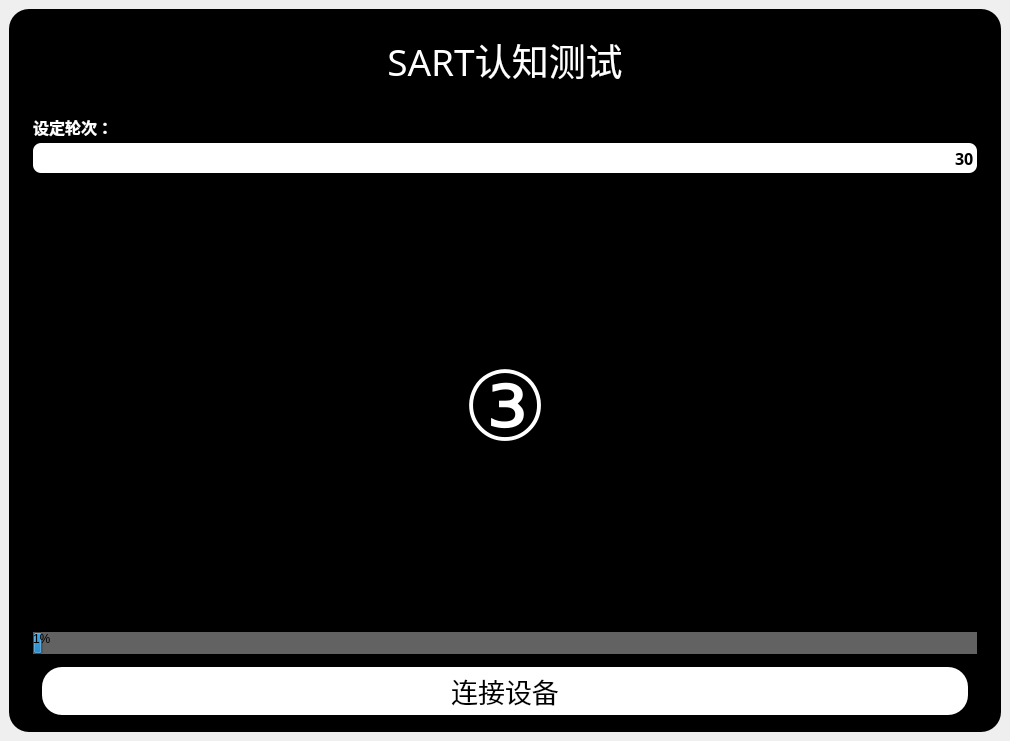
<?xml version="1.0" encoding="UTF-8"?>
<ui version="4.0">
 <class>MainWindow</class>
 <widget class="QMainWindow" name="MainWindow">
  <property name="geometry">
   <rect>
    <x>0</x>
    <y>0</y>
    <width>1010</width>
    <height>741</height>
   </rect>
  </property>
  <property name="windowTitle">
   <string>MainWindow</string>
  </property>
  <property name="styleSheet">
   <string notr="true">border-radius:10px </string>
  </property>
  <widget class="QWidget" name="centralwidget">
   <property name="styleSheet">
    <string notr="true">border-radius:20px </string>
   </property>
   <layout class="QHBoxLayout" name="horizontalLayout">
    <property name="spacing">
     <number>0</number>
    </property>
    <property name="leftMargin">
     <number>0</number>
    </property>
    <property name="topMargin">
     <number>0</number>
    </property>
    <property name="rightMargin">
     <number>0</number>
    </property>
    <property name="bottomMargin">
     <number>0</number>
    </property>
    <item>
     <widget class="QFrame" name="frame_6">
      <property name="styleSheet">
       <string notr="true"/>
      </property>
      <property name="frameShape">
       <enum>QFrame::StyledPanel</enum>
      </property>
      <property name="frameShadow">
       <enum>QFrame::Raised</enum>
      </property>
      <layout class="QGridLayout" name="gridLayout">
       <item row="0" column="0">
        <widget class="QFrame" name="frame_4">
         <property name="styleSheet">
          <string notr="true">background-color: rgb(0, 0, 0);


</string>
         </property>
         <property name="frameShape">
          <enum>QFrame::StyledPanel</enum>
         </property>
         <property name="frameShadow">
          <enum>QFrame::Raised</enum>
         </property>
         <layout class="QVBoxLayout" name="verticalLayout_7" stretch="0,0,0,0,0,0">
          <property name="spacing">
           <number>4</number>
          </property>
          <property name="leftMargin">
           <number>24</number>
          </property>
          <property name="topMargin">
           <number>24</number>
          </property>
          <property name="rightMargin">
           <number>24</number>
          </property>
          <property name="bottomMargin">
           <number>8</number>
          </property>
          <item>
           <widget class="QFrame" name="frame_12">
            <property name="styleSheet">
             <string notr="true">background-color: rgb(0, 0, 0);</string>
            </property>
            <property name="frameShape">
             <enum>QFrame::StyledPanel</enum>
            </property>
            <property name="frameShadow">
             <enum>QFrame::Raised</enum>
            </property>
            <layout class="QVBoxLayout" name="verticalLayout_8">
             <property name="spacing">
              <number>6</number>
             </property>
             <property name="leftMargin">
              <number>0</number>
             </property>
             <property name="topMargin">
              <number>0</number>
             </property>
             <property name="rightMargin">
              <number>0</number>
             </property>
             <property name="bottomMargin">
              <number>24</number>
             </property>
             <item>
              <widget class="QPushButton" name="pushButton_eye">
               <property name="font">
                <font>
                 <family>微软雅黑</family>
                 <pointsize>28</pointsize>
                 <weight>9</weight>
                 <italic>false</italic>
                 <bold>false</bold>
                </font>
               </property>
               <property name="styleSheet">
                <string notr="true">background-color:rgb(0,0,0);
font: 75 28pt &quot;微软雅黑&quot;;
color: rgb(255, 255, 255);

</string>
               </property>
               <property name="text">
                <string>SART认知测试</string>
               </property>
              </widget>
             </item>
            </layout>
           </widget>
          </item>
          <item>
           <widget class="QLabel" name="label">
            <property name="font">
             <font>
              <family>微软雅黑</family>
              <pointsize>12</pointsize>
              <weight>75</weight>
              <bold>true</bold>
             </font>
            </property>
            <property name="styleSheet">
             <string notr="true">color: rgb(255, 255, 255);</string>
            </property>
            <property name="text">
             <string>设定轮次：</string>
            </property>
           </widget>
          </item>
          <item>
           <widget class="QLineEdit" name="LineEdit">
            <property name="minimumSize">
             <size>
              <width>0</width>
              <height>30</height>
             </size>
            </property>
            <property name="font">
             <font>
              <family>微软雅黑</family>
              <pointsize>12</pointsize>
              <weight>75</weight>
              <bold>true</bold>
             </font>
            </property>
            <property name="layoutDirection">
             <enum>Qt::LeftToRight</enum>
            </property>
            <property name="styleSheet">
             <string notr="true">border-radius:8px ;
background-color: rgb(255, 255, 255);</string>
            </property>
            <property name="text">
             <string>30</string>
            </property>
            <property name="alignment">
             <set>Qt::AlignRight|Qt::AlignTrailing|Qt::AlignVCenter</set>
            </property>
           </widget>
          </item>
          <item>
           <layout class="QHBoxLayout" name="horizontalLayout_2">
            <item>
             <spacer name="horizontalSpacer">
              <property name="orientation">
               <enum>Qt::Horizontal</enum>
              </property>
              <property name="sizeHint" stdset="0">
               <size>
                <width>40</width>
                <height>20</height>
               </size>
              </property>
             </spacer>
            </item>
            <item>
             <layout class="QVBoxLayout" name="verticalLayout">
              <item>
               <spacer name="verticalSpacer">
                <property name="orientation">
                 <enum>Qt::Vertical</enum>
                </property>
                <property name="sizeHint" stdset="0">
                 <size>
                  <width>20</width>
                  <height>40</height>
                 </size>
                </property>
               </spacer>
              </item>
              <item>
               <widget class="QLabel" name="label_2">
                <property name="font">
                 <font>
                  <family>微软雅黑</family>
                  <pointsize>72</pointsize>
                  <weight>50</weight>
                  <italic>false</italic>
                  <bold>false</bold>
                 </font>
                </property>
                <property name="styleSheet">
                 <string notr="true">color: rgb(255, 255, 255);</string>
                </property>
                <property name="text">
                 <string>③</string>
                </property>
               </widget>
              </item>
              <item>
               <spacer name="verticalSpacer_5">
                <property name="orientation">
                 <enum>Qt::Vertical</enum>
                </property>
                <property name="sizeHint" stdset="0">
                 <size>
                  <width>20</width>
                  <height>40</height>
                 </size>
                </property>
               </spacer>
              </item>
             </layout>
            </item>
            <item>
             <spacer name="horizontalSpacer_2">
              <property name="orientation">
               <enum>Qt::Horizontal</enum>
              </property>
              <property name="sizeHint" stdset="0">
               <size>
                <width>40</width>
                <height>20</height>
               </size>
              </property>
             </spacer>
            </item>
           </layout>
          </item>
          <item>
           <widget class="QProgressBar" name="progressBar">
            <property name="styleSheet">
             <string notr="true">border-radius:20px ;
font: 75 6pt &quot;微软雅黑&quot;;
border-color: rgb(185, 185, 185);
background-color: rgb(98, 98, 98);

</string>
            </property>
            <property name="maximum">
             <number>100</number>
            </property>
            <property name="value">
             <number>1</number>
            </property>
           </widget>
          </item>
          <item>
           <widget class="QFrame" name="frame_16">
            <property name="styleSheet">
             <string notr="true">background-color: rgba(255, 255, 255, 0);</string>
            </property>
            <property name="frameShape">
             <enum>QFrame::StyledPanel</enum>
            </property>
            <property name="frameShadow">
             <enum>QFrame::Raised</enum>
            </property>
            <layout class="QVBoxLayout" name="verticalLayout_10">
             <item>
              <widget class="QPushButton" name="exitButton">
               <property name="minimumSize">
                <size>
                 <width>0</width>
                 <height>48</height>
                </size>
               </property>
               <property name="font">
                <font>
                 <family>微软雅黑</family>
                 <pointsize>20</pointsize>
                 <weight>9</weight>
                 <italic>false</italic>
                 <bold>false</bold>
                </font>
               </property>
               <property name="styleSheet">
                <string notr="true">color: rgb(0, 0, 0);
font: 75 20pt &quot;微软雅黑&quot;;
background-color: rgb(255, 255, 255);
border-radius:20px ;

</string>
               </property>
               <property name="text">
                <string>连接设备</string>
               </property>
              </widget>
             </item>
            </layout>
           </widget>
          </item>
         </layout>
        </widget>
       </item>
      </layout>
     </widget>
    </item>
   </layout>
  </widget>
 </widget>
 <resources>
  <include location="resources.qrc"/>
 </resources>
 <connections/>
</ui>
